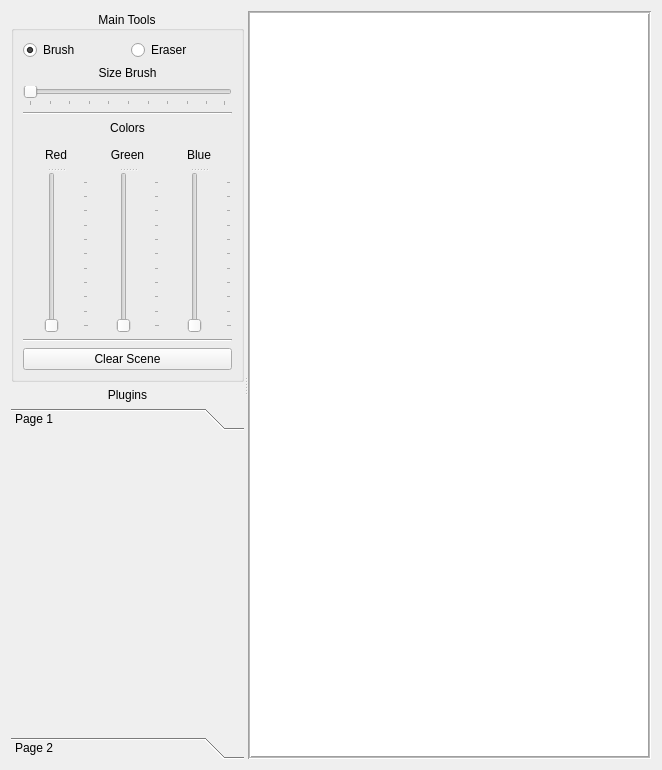
<?xml version="1.0" encoding="UTF-8"?>
<ui version="4.0">
 <class>Form</class>
 <widget class="QWidget" name="Form">
  <property name="geometry">
   <rect>
    <x>0</x>
    <y>0</y>
    <width>662</width>
    <height>770</height>
   </rect>
  </property>
  <property name="windowTitle">
   <string>Form</string>
  </property>
  <layout class="QVBoxLayout" name="verticalLayout_4">
   <item>
    <widget class="QSplitter" name="splitter_4">
     <property name="orientation">
      <enum>Qt::Horizontal</enum>
     </property>
     <widget class="QWidget" name="layoutWidget">
      <layout class="QVBoxLayout" name="verticalLayout_3">
       <item>
        <widget class="QGroupBox" name="mainToolsGroupBox">
         <property name="title">
          <string>Main Tools</string>
         </property>
         <property name="alignment">
          <set>Qt::AlignCenter</set>
         </property>
         <layout class="QVBoxLayout" name="verticalLayout">
          <item>
           <layout class="QHBoxLayout" name="horizontalLayout">
            <item>
             <widget class="QRadioButton" name="brushRadioBtn">
              <property name="text">
               <string>Brush</string>
              </property>
              <property name="checkable">
               <bool>true</bool>
              </property>
              <property name="checked">
               <bool>true</bool>
              </property>
             </widget>
            </item>
            <item>
             <widget class="QRadioButton" name="eraserRadioBtn">
              <property name="text">
               <string>Eraser</string>
              </property>
              <property name="checkable">
               <bool>true</bool>
              </property>
              <property name="checked">
               <bool>false</bool>
              </property>
             </widget>
            </item>
           </layout>
          </item>
          <item>
           <widget class="QLabel" name="sizeLabel">
            <property name="text">
             <string>Size Brush</string>
            </property>
            <property name="alignment">
             <set>Qt::AlignCenter</set>
            </property>
           </widget>
          </item>
          <item>
           <widget class="QSlider" name="sizeSlider">
            <property name="orientation">
             <enum>Qt::Horizontal</enum>
            </property>
            <property name="tickPosition">
             <enum>QSlider::TicksBelow</enum>
            </property>
            <property name="tickInterval">
             <number>10</number>
            </property>
           </widget>
          </item>
          <item>
           <widget class="Line" name="line">
            <property name="orientation">
             <enum>Qt::Horizontal</enum>
            </property>
           </widget>
          </item>
          <item>
           <widget class="QLabel" name="colorsLabel">
            <property name="text">
             <string>Colors</string>
            </property>
            <property name="alignment">
             <set>Qt::AlignCenter</set>
            </property>
           </widget>
          </item>
          <item>
           <layout class="QHBoxLayout" name="horizontalLayout_2">
            <item>
             <widget class="QSplitter" name="splitter">
              <property name="orientation">
               <enum>Qt::Vertical</enum>
              </property>
              <widget class="QLabel" name="redLabel">
               <property name="text">
                <string>Red</string>
               </property>
               <property name="alignment">
                <set>Qt::AlignCenter</set>
               </property>
              </widget>
              <widget class="QSlider" name="redSlider">
               <property name="maximum">
                <number>255</number>
               </property>
               <property name="orientation">
                <enum>Qt::Vertical</enum>
               </property>
               <property name="tickPosition">
                <enum>QSlider::TicksBelow</enum>
               </property>
               <property name="tickInterval">
                <number>25</number>
               </property>
              </widget>
             </widget>
            </item>
            <item>
             <widget class="QSplitter" name="splitter_2">
              <property name="orientation">
               <enum>Qt::Vertical</enum>
              </property>
              <widget class="QLabel" name="greenLabel">
               <property name="text">
                <string>Green</string>
               </property>
               <property name="alignment">
                <set>Qt::AlignCenter</set>
               </property>
              </widget>
              <widget class="QSlider" name="greenSlider">
               <property name="maximum">
                <number>255</number>
               </property>
               <property name="orientation">
                <enum>Qt::Vertical</enum>
               </property>
               <property name="tickPosition">
                <enum>QSlider::TicksBelow</enum>
               </property>
               <property name="tickInterval">
                <number>25</number>
               </property>
              </widget>
             </widget>
            </item>
            <item>
             <widget class="QSplitter" name="splitter_3">
              <property name="orientation">
               <enum>Qt::Vertical</enum>
              </property>
              <widget class="QLabel" name="blueLabel">
               <property name="text">
                <string>Blue</string>
               </property>
               <property name="alignment">
                <set>Qt::AlignCenter</set>
               </property>
              </widget>
              <widget class="QSlider" name="blueSlider">
               <property name="maximum">
                <number>255</number>
               </property>
               <property name="orientation">
                <enum>Qt::Vertical</enum>
               </property>
               <property name="tickPosition">
                <enum>QSlider::TicksBelow</enum>
               </property>
               <property name="tickInterval">
                <number>25</number>
               </property>
              </widget>
             </widget>
            </item>
           </layout>
          </item>
          <item>
           <widget class="Line" name="line_2">
            <property name="orientation">
             <enum>Qt::Horizontal</enum>
            </property>
           </widget>
          </item>
          <item>
           <widget class="QPushButton" name="clearScenePushBtn">
            <property name="text">
             <string>Clear Scene</string>
            </property>
           </widget>
          </item>
         </layout>
        </widget>
       </item>
       <item>
        <layout class="QVBoxLayout" name="verticalLayout_2">
         <item>
          <widget class="QLabel" name="pluginsLabel">
           <property name="text">
            <string>Plugins</string>
           </property>
           <property name="alignment">
            <set>Qt::AlignCenter</set>
           </property>
          </widget>
         </item>
         <item>
          <widget class="QToolBox" name="pluginsToolBox">
           <property name="currentIndex">
            <number>0</number>
           </property>
           <widget class="QWidget" name="page">
            <property name="geometry">
             <rect>
              <x>0</x>
              <y>0</y>
              <width>238</width>
              <height>282</height>
             </rect>
            </property>
            <attribute name="label">
             <string>Page 1</string>
            </attribute>
           </widget>
           <widget class="QWidget" name="page_2">
            <property name="geometry">
             <rect>
              <x>0</x>
              <y>0</y>
              <width>238</width>
              <height>282</height>
             </rect>
            </property>
            <attribute name="label">
             <string>Page 2</string>
            </attribute>
           </widget>
          </widget>
         </item>
        </layout>
       </item>
      </layout>
     </widget>
     <widget class="QGraphicsView" name="graphicsView">
      <property name="frameShape">
       <enum>QFrame::Box</enum>
      </property>
      <property name="midLineWidth">
       <number>1</number>
      </property>
     </widget>
    </widget>
   </item>
  </layout>
 </widget>
 <resources/>
 <connections/>
</ui>
